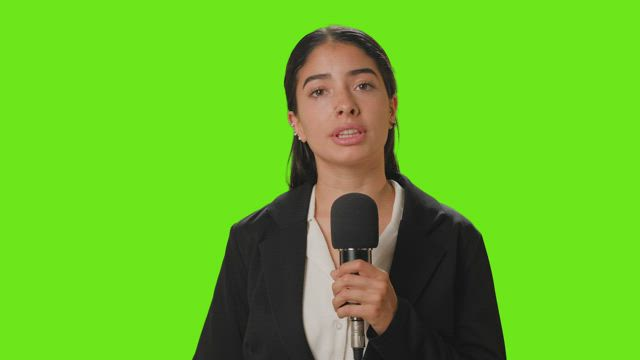
#> input picture green_screen.jpg, 640 x 360 px
$ jupyter execute --allow-errors test.ipynb
#> lines starting #> are read from the running program, lines starting #| are printed output that depends on the picture; after the words box and inside, x2 and y2 are one past the last pixel; in counts of white or black regions, pixels touching at a corner belong together
Questions:

1. Read an image file into an array
2. Write an array into an image file
   Note: Make sure you can handle color and grayscale images
3. Change brightness of the image.
4. Change contrast of the image
5. Change a colour image to grayscale.
   Qn: Are there different ways of doing this? What is the visual effect of each?
6. Convert a grayscale image to color using a pseudo color mapping.
7. Read in an image with green screen for background and a second one for background. The function should
   replace the green screen with the corresponding pixels from the background image.
8. Read a video file and convert into an sequence (array) of images, and also to write it back as a video.
9. Create a 1 second transition video (fade, slide, any other) from one image to another.

1. Read an image file into an array

We need to read a image into an array. The array helps us to modify the values in it for various modifications for example to change brightness, contrast etc.
NOTE: The array is in BGR format as CV2 reads in the BGR format. We convert it to RGB by using a temp variable which swaps the B with R  and R with B.

A colured 3 channel image is stored as a 3D matrix. Ploting the image. When comparing the image we find that the images are same.

[cell 1]
import cv2
import os
import numpy as np
import matplotlib.pyplot as plt

img = cv2.imread('lenna.png')
#> (the rest of this cell did not finish here and is left out)

2. Write an array into an image file
   Note: Make sure you can handle color and grayscale images

   We saved the function using imsave and converted the image to grey scale to check whether imsave can save gray scale imagwes

#> (a cell that did not finish here is left out)

3. Change brightness of the image.

This is a function to increase the brightness of an image. For this a function increase_brightness is made where we increase the brigthness by multiplying the increase with the numpy array. uint64 was used to prevent the overflow when mulpied but later it was clipped to keep it in the 8 bit range. Then the image is saved and displayed.

The general Equation for increasing brightness:

                                                I'(x,y) = k * I(x,y)

[cell 3]
img = cv2.imread('lenna.png')
img = np.array(img)

#> (the rest of this cell did not finish here and is left out)

4. Change contrast of the image

The function adjusts the difference of each pixel from the mid-gray value of 128, amplifying or reducing it depending on the contrast factor.

(numpy_array - 128): This shifts the pixel values so that 128 becomes the "neutral" point. Positive values indicate pixels brighter than mid-gray, and negative values indicate pixels darker than mid-gray.

contrast_factor * (numpy_array - 128): This scales the difference from the neutral point 128. If contrast_factor is greater than 1, the differences will be amplified, making bright areas brighter and dark areas darker (increasing contrast). If contrast_factor is less than 1, the differences will be reduced.

128 +: After scaling the differences, this shifts the values back by adding 128 to each pixel, returning the pixel values to their original range.

-> To increase contrast, use a contrast_factor > 1.
-> To decrease contrast, use a contrast_factor between 0 and 1.
-> A contrast_factor of 1 will leave the image unchanged.

[cell 4]
import cv2
import numpy as np
import matplotlib.pyplot as plt

img = cv2.imread('lenna.png')
img = np.array(img)

#> (the rest of this cell did not finish here and is left out)

Change a colour image to grayscale.
Qn: Are there different ways of doing this? What is the visual effect of each?

There are different ways to turn an image to greyscale some of them are:

->Averaging : Produces a balanced flat greyscale image.
  Visual Effect: The resulting grayscale image tends to look more balanced in terms of brightness

->Weighted Sum: Yields a natural high-contrast grayscale image.
  Visual Effect: The image will have better contrast and brightness perception. It make it feel more natural.

->Desaturation: Creates higher contrast with more dramatic light and dark regions.
  Visual Effect: The image can appear higher in contrast, with more pronounced highlights and shadows,

and many more depending on the use case.

Here we used Weighted Sum.

Lastly, Single Channel Extraction converts the image using just one color channel, leading to variations in brightness or darkness depending on the chosen channel.

[cell 5]
import cv2
import numpy as np
import matplotlib.pyplot as plt

img = cv2.imread('lenna.png')
img = np.array(img)

#> (the rest of this cell did not finish here and is left out)

This function is wriiten only for comparision. The Psuedo colar image function made by me is in the next block.

[cell 6]
import cv2
import numpy as np
import matplotlib.pyplot as plt

img = cv2.imread('lenna.png')
img = np.array(img)

#> (the rest of this cell did not finish here and is left out)

6. Convert a grayscale image to color using a pseudo color mapping.

Pseudo-color imaging is a technique used to map grayscale images (which have only intensity information) into color images to enhance the visualization of details and features that may not be easily distinguishable in the grayscale image.

The colors we need add depends on the use case.

Pseudo-color imaging assigns colors to these intensity values according to a predefined colormap. Different intensity levels are mapped to different colors, enhancing the visibility of features based on their brightness.

A colormap is a mapping from intensity values to RGB color values. This pseudo-color image now allows viewers to easily distinguish between different regions of intensity, making it much easier to analyze the image.

[cell 7]
import cv2
import numpy as np
import matplotlib.pyplot as plt

img = cv2.imread('lenna.png')
img = np.array(img)

#> (the rest of this cell did not finish here and is left out)

7. Read in an image with green screen for background and a second one for background. The function should
replace the green screen with the corresponding pixels from the background image.

This code performs a green screen effect by replacing a specified background color in the foreground image with a new background image. It first loads both the foreground and the background images and swaps their Red and Blue channels to convert them from BGR to RGB format. It then checks if the dimensions of the images are compatible; if not, it prints a warning. Assuming compatibility, it crops the background image to match the dimensions of the foreground image. The change_background function creates a mask based on a color threshold to identify the background pixels in the foreground image and replaces them with corresponding pixels from the cropped background. Finally, it displays both the original and modified images using Matplotlib and saves the result as green_screen.png.

The function:
Create Mask: mask = img[:, :, 1] > threshold identifies pixels in the foreground image where the green channel value exceeds the threshold, marking them as background.

Expand Mask: mask = np.repeat(mask[:, :, np.newaxis], 3, axis=2) converts the 2D mask into a 3D array to match the dimensions of the RGB image. The axis parameter specifies which axis of the array should be affected by an operation.

Apply Background: img[mask] = back[mask] replaces the masked pixels in the foreground image with corresponding pixels from the background image.

[cell 8]
import cv2
import numpy as np
import matplotlib.pyplot as plt

def change_background(img, back, threshold=210):
        mask = img[:, :, 1] > threshold

        mask = np.repeat(mask[:, :, np.newaxis], 3, axis=2)

        img[mask] = back[mask]

        return img

# Load and convert the images
img = cv2.imread('green_screen.jpg')
#> img is the input picture: shape (360, 640, 3); mean B, G, R 36.6, 188.1, 103.1
back = cv2.imread('test.jpg')
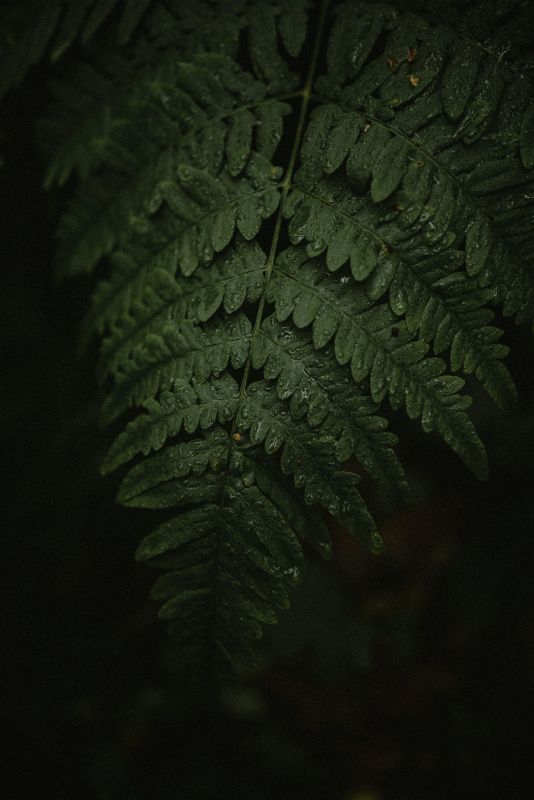
#> input picture test.jpg, 1068 x 1600 px (shown at 1/2 size)
#> back is the input picture: shape (1600, 1068, 3); mean B, G, R 15.4, 27.6, 22.2

temp = img[:,:,0].copy()
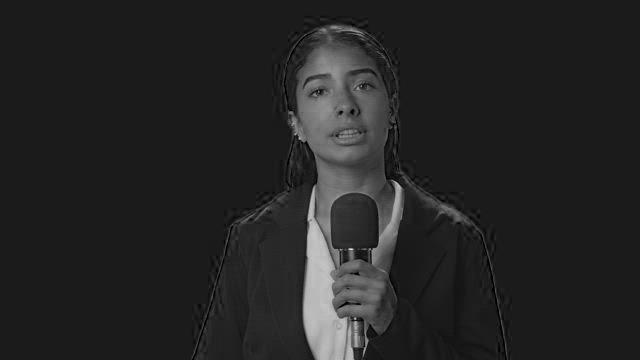
#> temp: shape (360, 640); min 0, max 226, mean 36.6
img[:,:,0] = img[:,:,2]
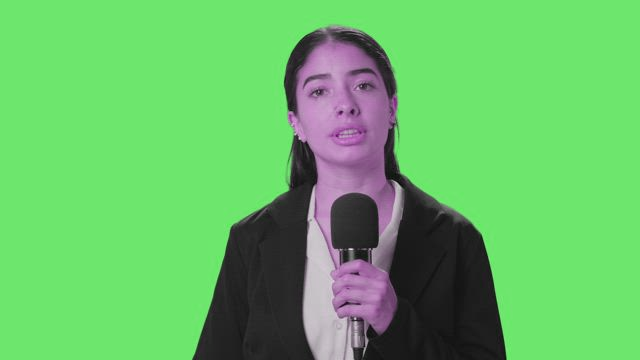
#> img: shape (360, 640, 3); mean B, G, R 103.1, 188.1, 103.1
img[:,:,2] = temp

original = img.copy()

temp = back[:,:,0].copy()
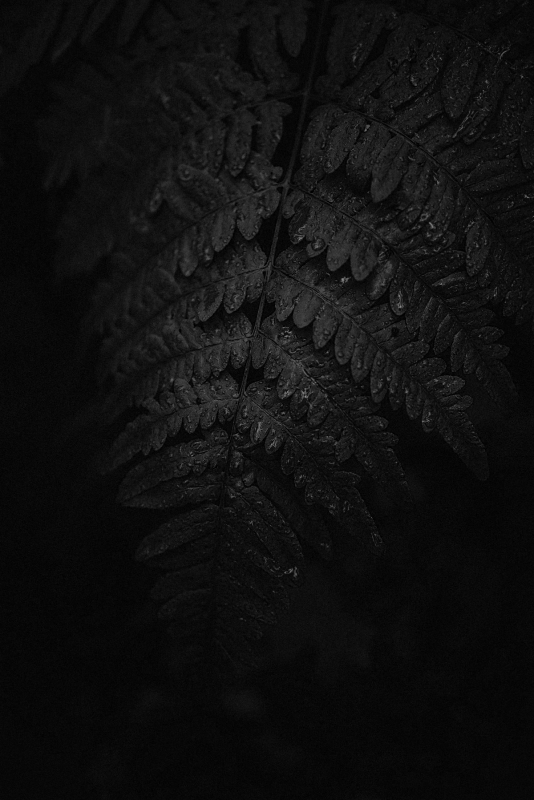
#> temp: shape (1600, 1068) (shown at 1/2 size); min 0, max 158, mean 15.4
back[:,:,0] = back[:,:,2]
back[:,:,2] = temp

print(img.shape)
#| (360, 640, 3)
print(back.shape)
#| (1600, 1068, 3)

if(img.shape[0] > back.shape[0] and img.shape[1] > back.shape[1]):
    print("Sizes are not compatible")

else:

    #foreground = cv2.resize(img, (640, 360))
    #background = cv2.resize(back, (640, 360))

    cropped_image = back[0:img.shape[0], 0:img.shape[1]]
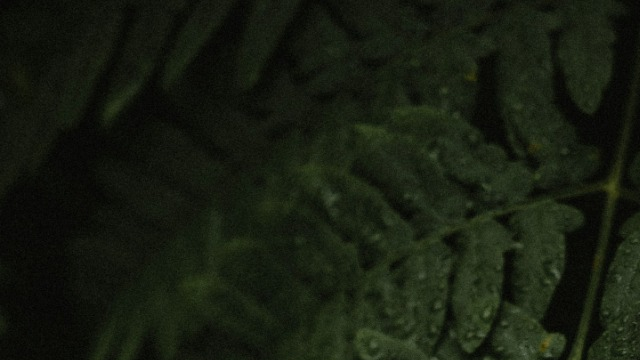
#> cropped_image: shape (360, 640, 3); mean R, G, B 22.6, 28.5, 16

    foreground = img
    background = cropped_image

    final = change_background(foreground, background)
#> in change_background, `mask = img[:, :, 1] > threshold`:
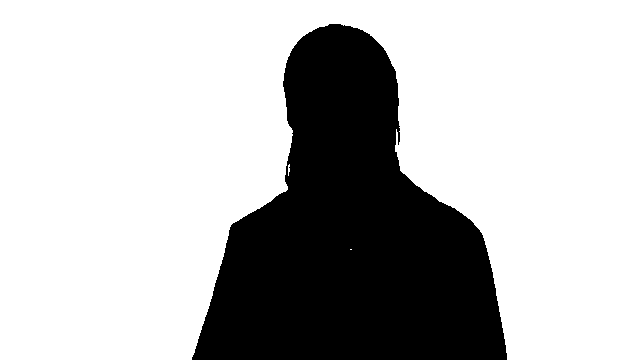
#> mask: shape (360, 640) bool; 73.1% white; 1 black region, box (x1, y1, x2, y2) and area: (192, 24, 507, 360) 62046
#> in change_background, `img[mask] = back[mask]`:
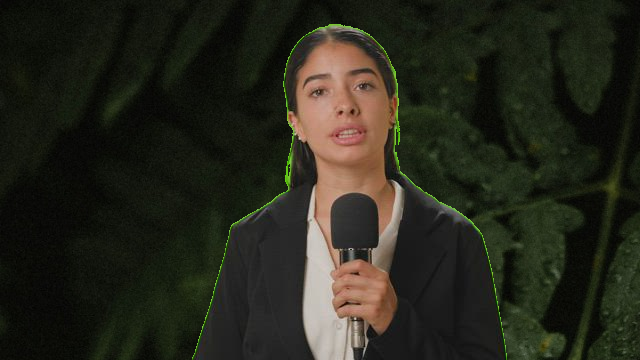
#> img: shape (360, 640, 3); mean R, G, B 38.5, 38.7, 27.5

    plt.figure(figsize=(10, 5))

    plt.subplot(1, 2, 1)
    plt.title('Original Image')
    plt.imshow(original)
    plt.axis('off')

    plt.subplot(1, 2, 2)
    plt.title('Image with New Background')
    plt.imshow(final)
    plt.axis('off')

    plt.show()

    plt.imsave('./imgs/green_screen.png', final)

8.Read a video file and convert into an sequence (array) of images, and also to write it back as a video.

This is done two seperate code blocks.

Directory Creation: It first checks if a directory named "frames" exists, and creates it if it does not.

Video Reading: It opens the video file (test_video.mp4) and initializes a list to store frames and a counter for frame numbers.

Frame Extraction: In a loop, it reads frames from the video until no more frames are available. Each frame is appended to the list and saved as a PNG file in the "frames" directory with filenames like frame_0001.png, frame_0002.png, etc.
It basically keeps track of each frame.

ret: A boolean indicating if the frame was successfully read. It is True if a frame was successfully read, and False if the end of the video file has been reached or if an error occurred.

[cell 9]
import cv2
import os

if not os.path.exists("frames"):
    os.makedirs("frames")

cap = cv2.VideoCapture( "test_video.mp4")

frame_list = []
frame_count = 0

while True:
    ret, frame = cap.read()
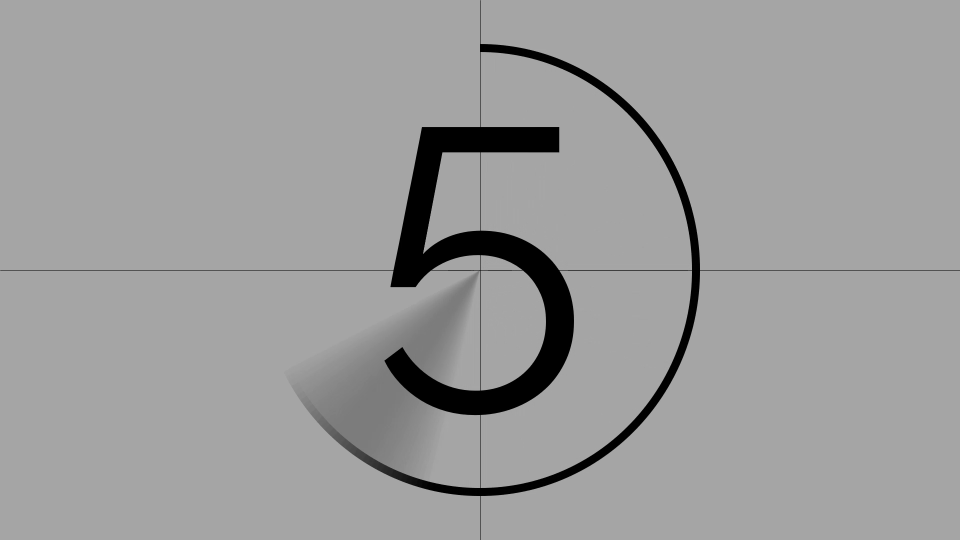
#> input picture frame 18 of test_video.mp4, 1920 x 1080 px (shown at 1/2 size)
#> frame is the input picture: shape (1080, 1920, 3); min 0, max 172, mean 156
    if not ret:
        break
    frame_list.append(frame)
    frame_count += 1
    frame_vedio = f"frames/frame_{frame_count:04d}.png"
    cv2.imwrite(frame_vedio, frame)

cap.release()
